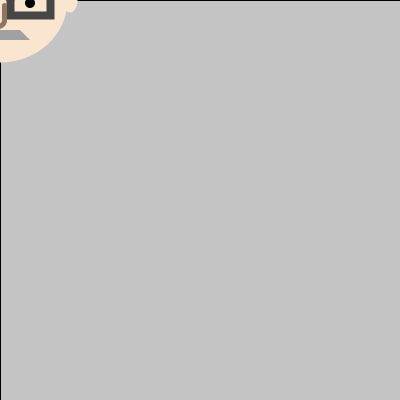
Frame 1 (no input)
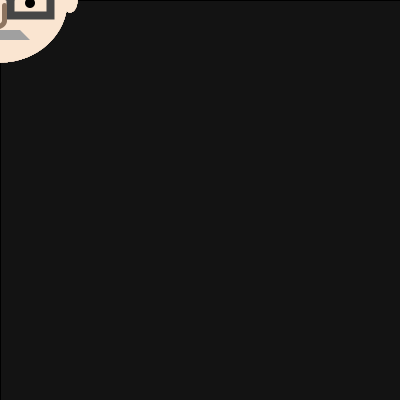
Frame 60 (the mouse pressed at the canvas centre just before this capture)
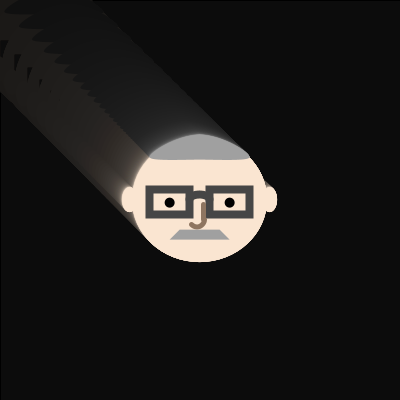
Frame 120 (the mouse held since frame 60 and released just before this capture)

The Processing sketch that drew these frames (run headless with seeded random() and noise(); from frame 60 on, the mouse is pressed at the canvas centre):

// Processing sketch: processing_130302
// ── processing_130302.pde

//copyright Irene Joung 2014
//51-257: hw#4

//mousePressed: the background color changes
//keyPressed: circles appear in different colors
//mouseWheel: border appears in random colors

float x,y;
float wd,ht;
float xDist,yDist;
float easingCoef;

void setup()
{
  size (400,400);
  noCursor();
  easingCoef=.1;
  wd=50;
  ht=50;
}

void mousePressed()
{
  background(random(255),random(255),random(255));
}

void keyPressed()
{ 
  fill(random(255),random(255),random(255));
  noStroke();
  ellipse(mouseX+wd,mouseY+ht,wd,ht);
  ellipse(mouseX*2,mouseY*2,wd*2,ht*2);
  ellipse(mouseX,mouseY,wd/2,ht/2);
  
}

void mouseWheel(MouseEvent event)
{
  stroke(random(255),random(255),random(255));
  strokeWeight(50);
}

void draw()
{
  fill(0,10);
  rectMode(CORNER);
  rect(0,0,width,height);
  xDist=mouseX-x;
  yDist=mouseY-y;
  x=x+xDist*easingCoef;
  y=y+yDist*easingCoef;
  wd=50;
  ht=50;
  
//head
fill(250,229,209);
noStroke();
ellipse(x,y,2.7*wd,2.5*ht);
 
//glasses
noFill();
stroke(70,70,70);
strokeWeight(8);
rect(x-wd,y-.2*ht,.8*wd,.5*ht);
rect(x+.2*wd,y-.2*ht,.8*wd,.5*ht);
arc(x,y,.4*wd,.2*ht,PI,TWO_PI);
 
//eyes
fill(0,0,0);
noStroke();
ellipse(x-.6*wd,y+.06*ht,.2*wd,.2*ht);
ellipse(x+.6*wd,y+.06*ht,.2*wd,.2*ht);
 
//"j" nose
noFill();
stroke(142,117,96);
strokeWeight(5);
line(x+.08*wd,y+.1*ht,x+.08*wd,y+.4*ht);
arc(x-.06*wd,y+.4*ht,.3*wd,.3*ht,0,HALF_PI+QUARTER_PI);
 
//mustache
fill(160,160,160);
noStroke();
quad(x-.4*wd,y+.6*ht,x+.4*wd,y+.6*ht,x+.6*wd,y+.8*ht,x-.6*wd,y+.8*ht);
 
//ears
fill(250,229,209);
noStroke();
ellipse(x+1.4*wd,y,.3*wd,.5*ht);
ellipse(x-1.4*wd,y,.3*wd,.5*ht);
 
//hair
fill(160,160,160);
noStroke();
beginShape();
  curveVertex(x-2*wd,y-ht);
  curveVertex(x,y-1.3*ht);
  curveVertex(x+wd,y-.85*ht);
  curveVertex(x,y-.8*ht);
  curveVertex(x-wd,y-.85*ht);
  curveVertex(x,y-1.3*ht);
  curveVertex(x+2*wd,y-ht);
endShape();
}
